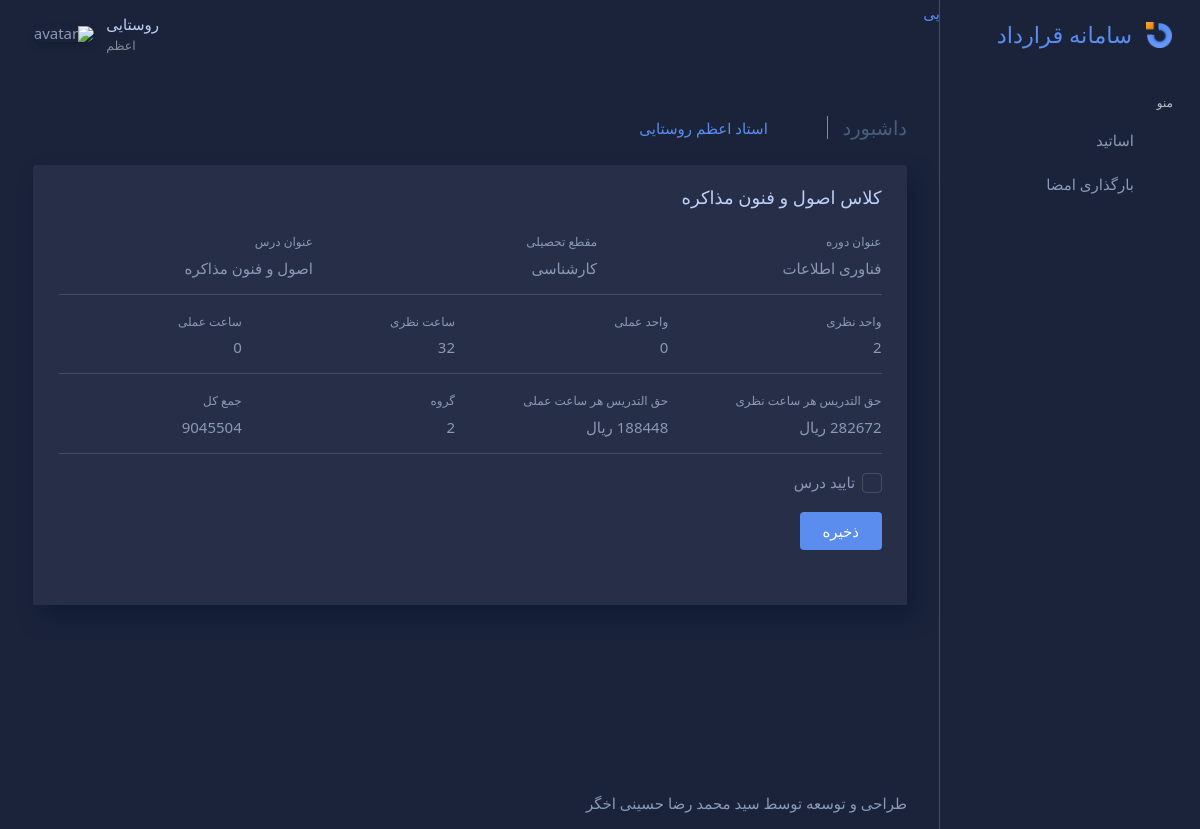
The app's page /lesson/accept/5 (signed in) with its own data.
### accounts/models.py (models this page shows)
class Lesson(models.Model):
    user = models.ForeignKey(User, on_delete=models.CASCADE)
    course_title = models.CharField(max_length=64)
    grade = models.CharField(max_length=32, choices=GRADE_CHOICES, default='کاردانی')
    lesson_title = models.CharField(max_length=64)
    theorical_unit = models.IntegerField(default=0)
    practical_unit = models.IntegerField(default=0)
    theorical_time = models.IntegerField(default=0)
    practical_time = models.IntegerField(default=0)
    group = models.IntegerField(default=1)

class UserProfile(models.Model):
    user = models.OneToOneField(User, on_delete=models.CASCADE)
    p_id = models.CharField(max_length=10, blank=True)
    f_name = models.CharField(max_length=16, blank=True)
    birthday = models.IntegerField(default=0)
    n_id = models.CharField(max_length=10, blank=True)
    file_number = models.CharField(max_length=16, blank=True)
    degree = models.CharField(max_length=64, choices=DEGREE_CHOICES, default='کارشناسی')
    field = models.CharField(max_length=64, blank=True)
    university = models.CharField(max_length=64, blank=True)
    rank = models.CharField(max_length=32, choices=RANK_CHOICES, default='مربی')
    job = models.CharField(max_length=64, blank=True)
    t_year = models.IntegerField(default=0)
    address = models.CharField(max_length=256, blank=True)
    mobile = models.IntegerField(default=0)
    phone = models.IntegerField(default=0)
    account = models.IntegerField(default=0)
    bank = models.CharField(max_length=16, blank=True)
    sex = models.CharField(max_length=8, choices=SEX_CHOICES, default='آقا')
    theorical_pay = models.IntegerField(default=0)
    practical_pay = models.IntegerField(default=0)
    sign = models.ImageField(null=True, blank=True)

### accounts/views.py (the view)
# urls.py: path('lesson/accept/<int:pk>', views.lesson_accept, name='lesson_accept'),
def lesson_accept(request, pk):
    lesson = Lesson.objects.get(id=pk)
    theorical_total = lesson.theorical_time * request.user.userprofile.theorical_pay
    practical_total = lesson.practical_time * request.user.userprofile.practical_pay
    total = theorical_total + practical_total
    if request.method == 'POST':
        if Lessonaccepted.objects.filter(lesson_id=pk).exists():
            return redirect('/account/home')
        else:
            if request.POST.get('accept'):
                acc = Lessonaccepted(user=request.user, lesson=lesson)
                acc.save()
                return redirect('/account/home')
            else:
                return redirect('/account/home')
    else:
        context = {
            'lesson': lesson,
            'theorical_total': theorical_total,
            'practical_total': practical_total,
            'total': total
        }
        return render(request, 'accounts/lesson_accept.html', context)

### accounts/templates/accounts/lesson_accept.html (shortened to what this page needs)
{% extends 'base/base.html' %}
{% block stylesheet %}
{% block links %}
<div class="col-12">
  <h5 class="content-header-title float-left pr-1">داشبورد</h5>
  <div class="breadcrumb-wrapper">
    <ol class="breadcrumb p-0 mb-0">
      <li class="breadcrumb-item"><a href="index.html"><i class="bx bx-home-alt"></i></a>
      </li>
      <li class="breadcrumb-item active">استاد {{ request.user.first_name }} {{ request.user.last_name }}</li>
    </ol>
  </div>
</div>
{% endblock %}
{% endblock %}
{% block content %}
<div class="content-body">
    <section>
      <div class="row">
        <div class="col-12">
          <div class="card">
            <div class="card-header">
              <h4 class="card-title">کلاس {{ lesson.lesson_title }}</h4>
            </div>
            <div class="card-content">
                <div class="card-body card-dashboard">
                  <div class="row">
                    <div class="col-lg-4 col-md-12 col-sm-12">
                      <label for="">عنوان دوره</label>
                      <div>{{ lesson.course_title }}</div>
                    </div>
                    <div class="col-lg-4 col-md-12 col-sm-12">
                      <label for="">مقطع تحصیلی</label>
                      <div>{{ lesson.grade }}</div>
                    </div>
                    <div class="col-lg-4 col-md-12 col-sm-12">
                      <label for="">عنوان درس</label>
                      <div>{{ lesson.lesson_title }}</div>
                    </div>
                  </div>
                  <hr>
                  <div class="row">
                    <div class="col-lg-3 col-md-12 col-sm-12">
                      <label for="">واحد نظری</label>
                      <div>{{ lesson.theorical_unit }}</div>
                    </div>
                    <div class="col-lg-3 col-md-12 col-sm-12">
                      <label for="">واحد عملی</label>
                      <div>{{ lesson.practical_unit }}</div>
                    </div>
                    <div class="col-lg-3 col-md-12 col-sm-12">
                      <label for="">ساعت نظری</label>
                      <div>{{ lesson.theorical_time }}</div>
                    </div>
                    <div class="col-lg-3 col-md-12 col-sm-12">
                      <label for="">ساعت عملی</label>
                      <div>{{ lesson.practical_time }}</div>
                    </div>
                  </div>
                  <hr>
                  <div class="row">
                    <div class="col-lg-3 col-md-12 col-sm-12">
                      <label for="">حق التدریس هر ساعت نظری</label>
                      <div>{{ request.user.userprofile.theorical_pay }} ریال</div>
                    </div>
                    <div class="col-lg-3 col-md-12 col-sm-12">
                      <label for="">حق التدریس هر ساعت عملی</label>
                      <div>{{ request.user.userprofile.practical_pay }} ریال</div>
                    </div>
                    <div class="col-lg-3 col-md-12 col-sm-12">
                      <label for="">گروه</label>
                      <div>{{ lesson.group }}</div>
                    </div>
                    <div class="col-lg-3 col-md-12 col-sm-12">
                      <label for="">جمع کل</label>
                      <div>{{ total }}</div>
                    </div>
                  </div>
                  <hr>
                    <form method="POST" class="form form-vertical">
                      <fieldset>
                        <div class="checkbox form-group">
                          <label for="checkbox1">تایید درس</label>
                        </div>
                      </fieldset>
                      <div class="row form-group">
                        <div class="col-lg-12 col-md-12 col-sm-12  d-flex ">
                          <button class="btn btn-primary mr-1 mb-1" type="submit">ذخیره</button>
                        </div>
                    </div>
                    </form>
                </div>
            </div>
            </div>
          </div>
        </div>
      </div>
  </div>
{% endblock %}

### accounts/templates/base/header.html (shortened to what this page needs)
{% load static %}
<nav class="header-navbar main-header-navbar navbar-expand-lg navbar navbar-with-menu fixed-top navbar-dark">
  <div class="navbar-wrapper">
    <div class="navbar-container content">
      <div class="navbar-collapse" id="navbar-mobile">
        <ul class="nav navbar-nav float-right">
          <li class="dropdown dropdown-user nav-item"><a class="dropdown-toggle nav-link dropdown-user-link" href="#" data-toggle="dropdown">
              <div class="user-nav d-sm-flex d-none"><span class="user-name">{{ request.user.last_name }}</span><span class="user-status text-muted">{{ request.user.first_name }}</span></div><span><img class="round" src="{% static 'assets/images/portrait/small/avatar-s-11.png' %}" alt="avatar" height="40" width="40"></span></a>
          </li>
        </ul>
      </div>
    </div>
  </div>
</nav>

### accounts/static/assets/css/themes/dark-layout.css (style rules this page uses)
body.dark-layout { background-color: #1A233A; }
body.dark-layout h1, body.dark-layout h2, body.dark-layout h3, body.dark-layout h4, body.dark-layout h5, body.dark-layout h6 { color: #BDD1F8; }
body.dark-layout ul li { color: #8A99B5 !important; }
body.dark-layout hr { border-color: #464D5C; }
body.dark-layout .header-navbar.fixed-top { background-color: transparent; }
body.dark-layout .header-navbar .navbar-container .nav .nav-item .nav-link { color: #8A99B5; background-color: transparent; }
body.dark-layout .header-navbar .user-name { color: #BDD1F8 !important; }
body.dark-layout .card { background-color: #272E48; box-shadow: 8px 12px 20px 0 rgba(11, 26, 51, 0.63) !important; }
body.dark-layout .card .card-header, body.dark-layout .card .card-footer { color: #8A99B5; background-color: #272E48; border-color: #464D5C !important; }
body.dark-layout .card .card-body { color: #8A99B5; background-color: #272E48; border-color: #464D5C !important; }
body.dark-layout .btn { color: #8A99B5; }
body.dark-layout .btn[class*='btn-'] { color: #FFFFFF !important; }
body.dark-layout .breadcrumb { background-color: #1A233A; }
body.dark-layout .breadcrumb .breadcrumb-item a { color: #8A99B5 !important; }
body.dark-layout .breadcrumb .breadcrumb-item:before { color: #8A99B5; }
body.dark-layout .breadcrumb .breadcrumb-item+.breadcrumb-item:before { color: #8A99B5 !important; }
body.dark-layout .nav .nav-item .nav-link { color: #8A99B5; }
body.dark-layout .nav-tabs .nav-item .nav-link, body.dark-layout .nav .nav-item .nav-link, body.dark-layout .pills-stacked .nav-item .nav-link { background-color: #1A233A; }
body.dark-layout .checkbox label:after { border: 1px solid #464D5C; }
body.dark-layout .checkbox label::before, body.dark-layout .radio label::before { background-color: transparent; }
body.dark-layout p, body.dark-layout small, body.dark-layout span, body.dark-layout label { color: #8A99B5; }

### records on screen
Lesson: lesson_title "اصول و فنون مذاکره", course_title "فناوری اطلاعات", grade "کارشناسی", theorical_unit "2", practical_unit "0", theorical_time "32", practical_time "0", group "2"

### other values on screen
{{ request.user.last_name }} "روستایی"
{{ request.user.first_name }} "اعظم"
{{ request.user.userprofile.theorical_pay }} "282672"
{{ total }} "9045504"
